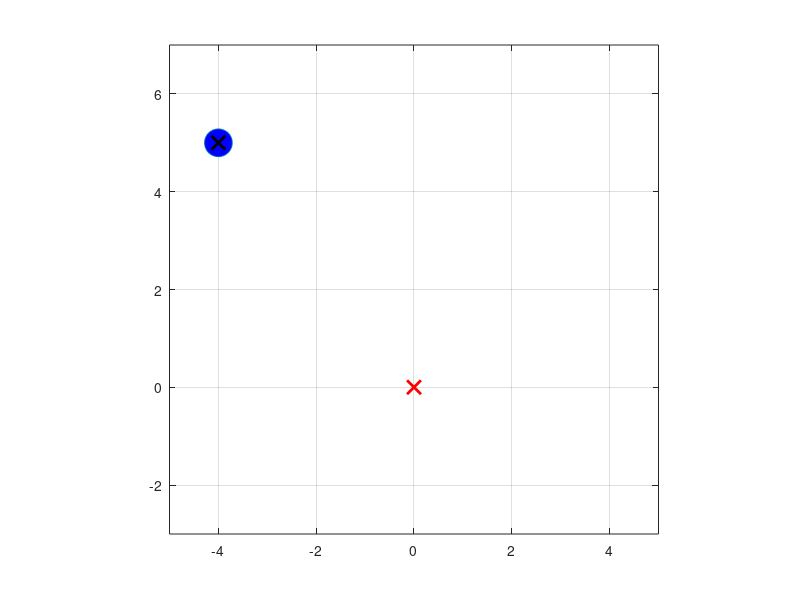

Reproduce this figure in MATLAB. (Note: this script raises an error after producing the figure.)
clear;
close all;

dt = 0.1; %%時間刻み=離散時間Tsとして使用
Tfin = 50; %シミュレーション終了時間
t1 = [0:dt:Tfin];

v1 = ones(1,length(t1));
v2 = ones(1,length(t1));

zi = zeros(length(t1),3);
zi(1,:) = [-4 0 5]; %状態z = [z1, z2, z3]T の初期値を設定

k2 = 2;
k3 = 3;

h = plot(zi(1,1),zi(1,3), 'o', 'MarkerSize' ,20, 'MarkerFaceColor', 'b');

hold on;
axis equal;
grid on;

axis([-5 5 -3 7])

plot(-4,5,'kx','MarkerSize', 10,'LineWidth',2)
plot(0,0,'rx','MarkerSize', 10,'LineWidth',2)

for i = 1:length(t1)-1

    v1(i) = -0.1*zi(i,1); %入力v1(=u1cosθ), v1=-λz1で(λ>0の定数)z1を0に収束

    %入力v2はv1正負で場合分け
    if v1(i) > 0
        v2(i) = -k2*zi(i,2)*v1(i)-k3*zi(i,3)*v1(i); 
    else
        v2(i) = k2*zi(i,2)*v1(i)-k3*zi(i,3)*v1(i); 
    end
    
    zi(i+1,1) = zi(i,1) + v1(i)*dt; %dz1 = v1(i)dt
    zi(i+1,2) = zi(i,2) + v2(i)*dt; %v2(i)/vi(1)*v1(i)*dt
    zi(i+1,3) = zi(i,3) + zi(i,2)*v1(i)*dt;

    set(h, 'XData', zi(i,1),'YData', zi(i,3));

    drawnow;

    F = getframe(gcf);
      % RGBデータをインデックス付きデータに変更
      [X,map] = rgb2ind(F.cdata,256);
      if i==1
          % GIFファイルに書き出し
          imwrite(X,map,'TimeState.gif')
      else
          % 2回目以降は'append'でアニメーションを作成
          imwrite(X,map,'TimeState.gif','WriteMode','append')
      end

end
